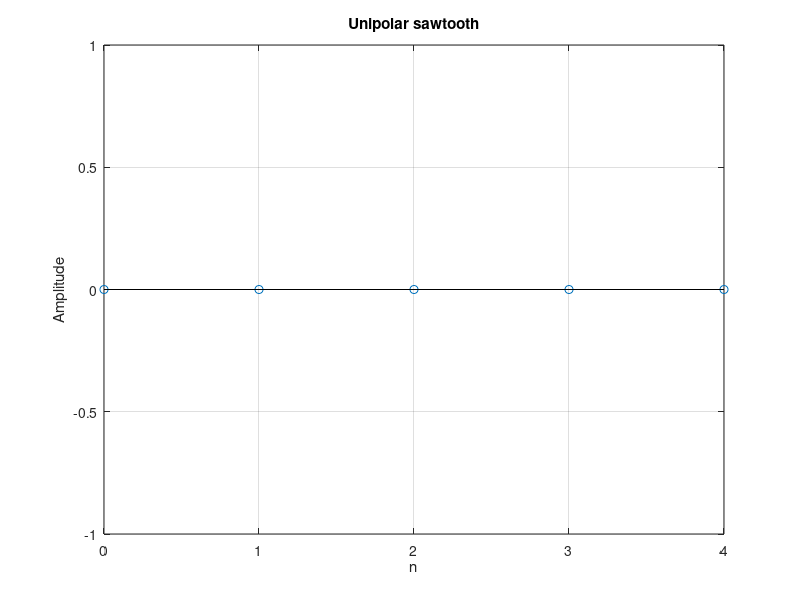

Source code (MATLAB):
% assignment 4 q 3
%% clear
clc;
clear all;
close all;

%% generating sequences
% take frequency
f = abs(input('Frequency : '));
% points per cycle
p = 1/f;

% take no of cycles to generate
cycles = round(abs(input('No of cycles to generate : ')));

% sawtooth
y = [];

% single cycle of wave
% sampling frequency is (upper_limit-lower_limit)/points_per_cycle
cycle = (0:1/p:1);
% loop to generate wave
for i = 1:cycles
    % appending a cycle to wave
    y = [y cycle];
end

% set n range
n = 0:length(y)-1;

%% plot actual waves
stem(n,y);
title('Unipolar sawtooth');
xlabel('n');
ylabel('Amplitude');
grid on;
